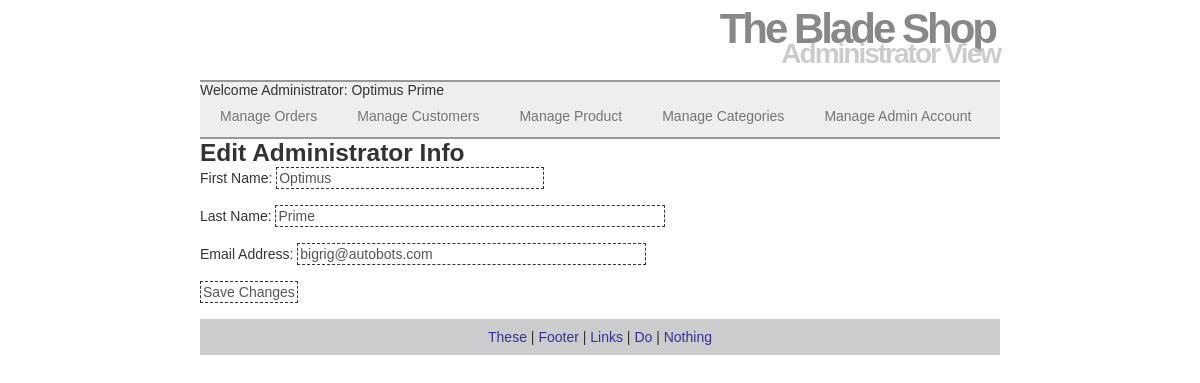
/Proj/V2/admin_edit_self.php (signed in), run on the app's committed database.
### tables this page shows
CREATE TABLE `bw1780661_entity_administrators` (
  `admin_id` int(10) NOT NULL AUTO_INCREMENT,
  `first_name` varchar(50) DEFAULT NULL,
  `last_name` varchar(50) DEFAULT NULL,
  `email` varchar(50) DEFAULT NULL,
  `pass` varchar(40) DEFAULT NULL,
  `active` bit(1) DEFAULT NULL,
  PRIMARY KEY (`admin_id`)
);

### Proj/V2/admin_edit_self.php (the view, shortened to what this page needs)
<?php
if((isset($_SESSION['admin_id'])) && (is_numeric($_SESSION['admin_id']))){
	$admin_id = $_SESSION['admin_id'];
}else{
	echo '<p class="error">This page has been accessed in error.</p>
	<p>You will be <a href="admin_index.php">redirected</a> to the homepage in 5 secs.</p>';
	header( "refresh:5;url=admin_index.php" );
	include ('includes/footer.html');
	exit();
}
@require ('project_DBconnect.php');
$q = "SELECT * FROM `bw1780661_entity_administrators` WHERE `admin_id` = $admin_id;";
$r = @mysqli_query($dbc, $q);
if ($r->num_rows == 1){
	$row = mysqli_fetch_array ($r, MYSQLI_ASSOC);
	echo '
	<h1>Edit Administrator Info</h1>
	<form name="admin_edit_self" action="admin_edit_self.php" method="post">
		<p> First Name: <input type="text" name="first_name" id="first_name" required="required" size="30" maxlength="25" value="'.$row['first_name'].'" /><label for="first_name"></label></p><br/>
		<p> Last Name: <input type="text" name="last_name" id="last_name" required="required" size="45" maxlength="40" value="'.$row['last_name'].'" /><label for="last_name"></label></p><br/>
		<p> Email Address: <input type="text" name="email" id="email" required="required" pattern="\b[a-zA-Z0-9._%+-]+@[a-zA-Z0-9.-]+\.[a-zA-Z]{2,4}\b" size="40" maxlength="60" value="'. $row['email'].'"  /><label for="email"></label></p><br/>
	<p> <input type="submit" name="submit" value="Save Changes" /> </p><br/>
	<input type = "hidden" name="edit" value="1" />
</form>';
}else {
	echo '<p class="error">This page has been accessed in error.</p>
	<p>You will be <a href="index.php">redirected</a> to the homepage in 5 secs.</p>';
	header( "refresh:5;url=index.php" );
}
?>

### Proj/V2/includes/mo_styles.css (style rules this page uses)
html, body, div, span, h1, h2, h3, h4, h5, h6, p, blockquote, pre, a, em, img, small, strike, strong, sub, sup, b, dl, dt, dd, ol, ul, li, fieldset, form, label, table, caption, tbody, tfoot, thead, tr, th, td, article, aside, canvas, details, figure, figcaption, footer, header, hgroup, menu, nav, output, section { margin: 0; padding: 0; border: 0; font: inherit; vertical-align: baseline; }
h1, h2, h3, strong { font-weight: bold; }
h1 { font-size: 175% }
h2 { font-size: 150% }
a { color: #339; text-decoration: none; }
header { border-bottom : 2px solid #999; height: 80px; margin: 0 auto; width: 100%; max-width: 800px; }
header h1 { color: #888; font-size: 300%; letter-spacing: -3px; text-align: right; padding: 5px; margin-bottom: -20px; }
header h2 { color: #CCC; font-size: 200%; letter-spacing: -2px; text-align: right; }
.navbar { background-color: #eee; border-bottom: 2px solid #999; }
.navbar ul { padding: 0; list-style: none; position: relative; display: inline-table; }
.navbar ul:after { content: ""; clear: both; display: block; }
.navbar ul li { float: left; }
.navbar ul li a { display: block; padding: 10px 20px; height: 100%; color: #757575; text-decoration: none; vertical-align: middle; }
form input + label { padding-left: 15px; }
input, select, .input, textarea { padding: 2px; font-size: 1em; color: #555; background: #FFFFFF; border: 1px dashed #333; }
footer { text-align: center; vertical-align: middle; bottom: 0px; padding:10px 0; width: 800px; background-color: #ccc; clear:both; }

### data on the page
bw1780661_entity_administrators: first_name "Optimus", last_name "Prime", email "bigrig@autobots.com"
